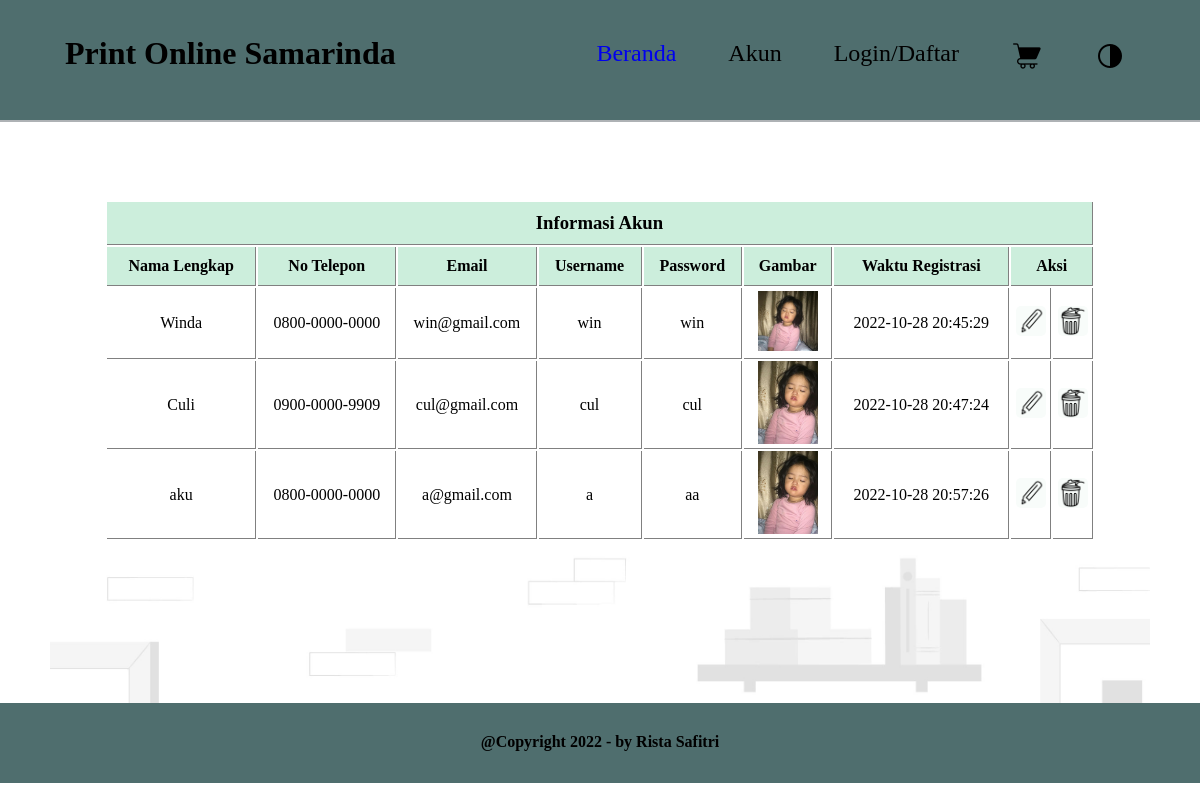
The page /aboutme.php on the database its author committed.
### tables this page shows
CREATE TABLE `datagambar` (
  `id` int(64) NOT NULL,
  `id_users` int(64) NOT NULL,
  `nama_file` varchar(255) NOT NULL,
  `file` varchar(255) NOT NULL,
  `waktu` datetime NOT NULL
);

CREATE TABLE `users` (
  `id` int(64) NOT NULL,
  `nama` varchar(255) NOT NULL,
  `email` varchar(255) NOT NULL,
  `telp` varchar(255) NOT NULL,
  `regisUsername` varchar(255) NOT NULL,
  `regisPassword` varchar(255) NOT NULL
);

### aboutme.php (the view, shortened to what this page needs)
<!DOCTYPE html>
<html lang="en">
<head>
    <link rel="stylesheet" href="style0.css">
    <link rel="stylesheet" href="style.css">
    <link rel="stylesheet" href="login-style.css">
</head>
<body>
    <div class="header">
        <div class="header-logo">Print Online Samarinda</div>
        <div class="header-item">
            <ul>
                <li><button id="mode"><img src="logo/icons8-180-degree-30.png" alt="dark mode"></button></li>
                <li><button id="keranjang" onclick="cart()"><img src="logo/icons8-cart-32.png" alt="cart"></button></li>
                <li>Login/Daftar</li>
                <li style="text-decoration: none;">Akun</li>
                <li><a href="home.html" style="text-decoration: none;">Beranda</li></a>
            </ul>
            </div>
        </div>
    <div class="list-table center" style="overflow-x: auto;">
        <table>
            <thead>
                <tr>
                    <th colspan="9" class="thead">
                        <h3 class="center">Informasi Akun</h3>
                    </th>
                </tr>
                <tr>
                    <th nowrap>Nama Lengkap</th>
                    <th>No Telepon</th>
                    <th>Email</th>
                    <th>Username</th>
                    <th>Password</th>
                    <th>Gambar</th>
                    <th>Waktu Registrasi</th>
                    <th colspan="2">Aksi</th>
                </tr>
            </thead>
            <tbody>
                <?php
                require "config.php";
                $query = mysqli_query($db, "SELECT * FROM users INNER JOIN datagambar ON users.id=datagambar.id_users");
                while ($row = mysqli_fetch_assoc($query)) {
                ?>
                    <tr>
                        <td nowrap><center><?=$row['nama']?></center></td>
                        <td><center><?=$row['telp']?></center></td>
                        <td><center><?=$row['email']?></center></td>
                        <td><center><?=$row['regisUsername']?></center></td>
                        <td><center><?=$row['regisPassword']?></center></td>
                        <td><center><img width="60px" src="image/.<?=$row['file']?>" alt="<?=$row['file']?>"></center> </td>
                        <td><center><?=$row['waktu']?></center></td>
                        <td class="edit">
                            <a href="edit.php?id=<?=$row['id']?>">
                                <center><img src="logo/icons8-edit-64.png" alt="edit" width="30" height="30"></center>
                            </a>
                        </td>
                        <td class="hapus">
                            <a href="hapus.php?id=<?=$row['id']?>">
                                <center><img src="logo/icons8-delete-64.png" alt="hapus"width="30" height="30"></center>
                            </a>
                        </td>
                    </tr>
                <?php
                }
                ?>
            </tbody>
        </table>
        <img class="latar" src="image/login-background0.jpg" alt="">
    </div>
    <div class="copyright">
        <p><center>@Copyright 2022 - by Rista Safitri</center></p>
    </div>
</body>
</html>

### style0.css (style rules this page uses)
* { margin: 0; padding: 0; }
thead tr { background-color: #cceedc; color: black; }
th { padding: 10px 5px; border-bottom: 1px solid grey; border-right: 1px solid grey; }
td { height: 40px; border-bottom: 1px solid grey; border-right: 1px solid grey; }
table { margin-top: 200px; width: 90%; }
table a { padding: 10px; border-radius: 5px; }
.list-table { margin: 0 50px; display: flex; flex-direction: column; }
.center { display: flex; justify-content: center; align-items: center; }
.edit img { background-color: #f8fcfa; border-radius: 5px; }
.hapus img { background-color: #f8fcfa; border-radius: 5px; }

### style.css (style rules this page uses)
* { margin: 0; padding: 0; }
.header { background-color: rgb(79, 110, 110); padding: 15px; justify-content: space-between; height: 90px; width: 100%; position: fixed; display: flex; border-bottom: 2.5px solid #aeb2b5; }
.header-logo { float: left; font-size: 32px; font-weight: bold; padding: 20px 50px; }
.header-item { float: left; padding-right: 70px; }
.header-item li { float: right; display: flex; font-size: 24px; padding-top: 25px; padding-left: 32px; padding-right: 20px; list-style-type: none; justify-items: space-between; }
.copyright { background-color: rgb(79, 110, 110); height: 50px; padding-top: 30px; font-size: 16px; font-weight: bold; width: 100%; }
#mode { background-color: rgb(79, 110, 110); border: none; margin-top: 1px; }
#keranjang { background-color: rgb(79, 110, 110); border: none; }

### login-style.css (style rules this page uses)
.latar { height: 100%; width: 100%; display: flex; }

### rows shown on the page
datagambar: id_users.nama "Winda", id_users.telp "0800-0000-0000", id_users.email "win@gmail.com", id_users.regisUsername "win", id_users.regisPassword "win", file (picture), waktu "2022-10-28 20:45:29"
datagambar: id_users.nama "Culi", id_users.telp "0900-0000-9909", id_users.email "cul@gmail.com", id_users.regisUsername "cul", id_users.regisPassword "cul", file (picture), waktu "2022-10-28 20:47:24"
datagambar: id_users.nama "aku", id_users.telp "0800-0000-0000", id_users.email "a@gmail.com", id_users.regisUsername "a", id_users.regisPassword "aa", file (picture), waktu "2022-10-28 20:57:26"
